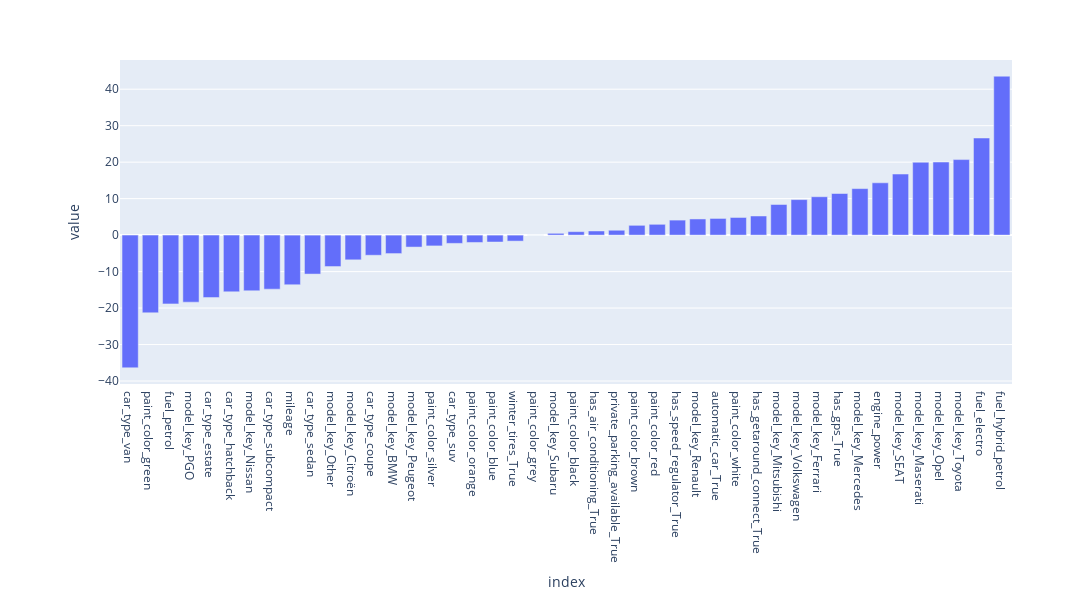

This figure's notebook cell:
### Code cell
import plotly.express as px
names = [x[5:] for x in preprocessor.get_feature_names_out().tolist()]

coeffs = pd.DataFrame(index = names, data = regressor.coef_.transpose(), columns=['coefficients'])
feature_importance = coeffs.sort_values(by='coefficients')

fig = px.bar(feature_importance)
fig.update_layout(showlegend = False,
                  margin = {'l': 120}
                 )

fig.update_layout(autosize = False, height = 600, width = 1200)
fig.show()

### Figure 1 — Plotly figure (JSON) as saved in the notebook; plotly's stock layout.template omitted (floating-point values rounded to 4 significant figures)
{"data": [{"alignmentgroup": "True", "hovertemplate": "variable=coefficients<br>index=%{x}<br>value=%{y}<extra></extra>", "legendgroup": "coefficients", "marker": {"color": "#636efa", "pattern": {"shape": ""}}, "name": "coefficients", "offsetgroup": "coefficients", "orientation": "v", "showlegend": true, "textposition": "auto", "type": "bar", "x": ["car_type_van", "paint_color_green", "fuel_petrol", "model_key_PGO", "car_type_estate", "car_type_hatchback", "model_key_Nissan", "car_type_subcompact", "mileage", "car_type_sedan", "model_key_Other", "model_key_Citroën", "car_type_coupe", "model_key_BMW", "model_key_Peugeot", "paint_color_silver", "car_type_suv", "paint_color_orange", "paint_color_blue", "winter_tires_True", "paint_color_grey", "model_key_Subaru", "paint_color_black", "has_air_conditioning_True", "private_parking_available_True", "paint_color_brown", "paint_color_red", "has_speed_regulator_True", "model_key_Renault", "automatic_car_True", "paint_color_white", "has_getaround_connect_True", "model_key_Mitsubishi", "model_key_Volkswagen", "model_key_Ferrari", "has_gps_True", "model_key_Mercedes", "engine_power", "model_key_SEAT", "model_key_Maserati", "model_key_Opel", "model_key_Toyota", "fuel_electro", "fuel_hybrid_petrol"], "xaxis": "x", "y": [-36.37, -21.3, -18.85, -18.38, -17.12, -15.55, -15.26, -14.82, -13.61, -10.68, -8.614, -6.776, -5.519, -5.061, -3.276, -2.958, -2.267, -2.014, -1.894, -1.642, 0.007096, 0.4945, 0.9469, 1.133, 1.335, 2.684, 2.961, 4.117, 4.43, 4.57, 4.838, 5.243, 8.397, 9.737, 10.52, 11.41, 12.75, 14.34, 16.74, 19.97, 20.03, 20.71, 26.62, 43.56], "yaxis": "y"}], "layout": {"autosize": false, "barmode": "relative", "height": 600, "legend": {"title": {"text": "variable"}, "tracegroupgap": 0}, "margin": {"l": 120, "t": 60}, "showlegend": false, "width": 1200, "xaxis": {"anchor": "y", "domain": [0, 1], "title": {"text": "index"}}, "yaxis": {"anchor": "x", "domain": [0, 1], "title": {"text": "value"}}}}
